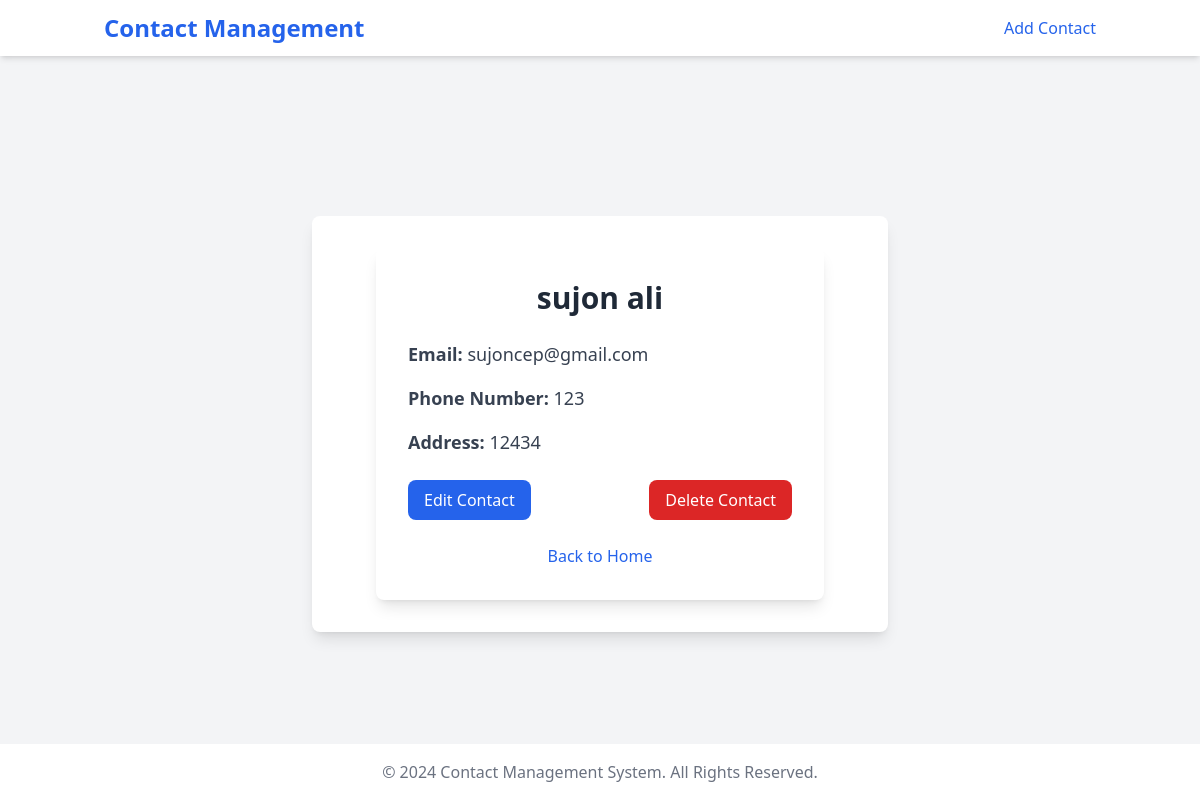
The page /detail/2/ on the database its author committed.
### website/models.py (models this page shows, shortened)
class Contact(models.Model):
    first_name = models.CharField(max_length=100)
    last_name = models.CharField(max_length=100)
    email = models.EmailField()
    phone_number = models.CharField(max_length=15)
    address = models.TextField()

### website/views.py (the view)
# urls.py: path('detail/<int:pk>/', views.contact_detail, name='contact_detail'),
def contact_detail(request, pk):
    contact = get_object_or_404(Contact, pk=pk)
    return render(request, 'contact_detail.html', {'contact': contact})

### website/templates/contact_detail.html
{% extends 'base.html' %}
{% block content %}
<div class="max-w-md mx-auto bg-white p-8 rounded-lg shadow-lg">
    <h1 class="text-3xl font-bold mb-6 text-center text-gray-800">{{ contact.first_name }} {{ contact.last_name }}</h1>
    <p class="text-lg text-gray-700 mb-4"><strong>Email:</strong> {{ contact.email }}</p>
    <p class="text-lg text-gray-700 mb-4"><strong>Phone Number:</strong> {{ contact.phone_number }}</p>
    <p class="text-lg text-gray-700 mb-6"><strong>Address:</strong> {{ contact.address }}</p>
    <div class="flex justify-between">
        <a href="{% url 'edit_contact' contact.id %}" class="bg-blue-600 text-white px-4 py-2 rounded-lg hover:bg-blue-700 focus:outline-none focus:ring-2 focus:ring-blue-500">
            Edit Contact
        </a>
        <a href="{% url 'delete_contact' contact.id %}" class="bg-red-600 text-white px-4 py-2 rounded-lg hover:bg-red-700 focus:outline-none focus:ring-2 focus:ring-red-500">
            Delete Contact
        </a>
    </div>
    <div class="text-center mt-6">
        <a href="{% url 'home' %}" class="text-blue-600 hover:text-blue-800">
            Back to Home
        </a>
    </div>
</div>
{% endblock %}

### website/templates/base.html (style rules this page uses)
body { min-height: 100vh; display: flex; flex-direction: column; }

### rows shown on the page
Contact: first_name "sujon", last_name "ali", email "sujoncep@gmail.com", phone_number "123", address "12434"
